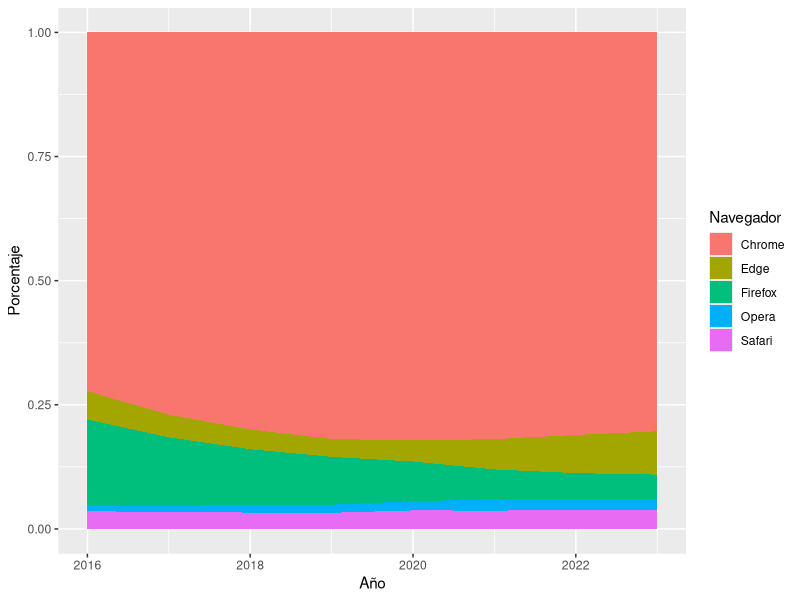

Here is the R script that generated this plot:
install.packages("tidyverse")
install.packages("lubridate")
install.packages("hms")

library(tidyverse)
library(lubridate)
library(hms)

print(read.csv("browser_stats.csv"))
str(read.csv("browser_stats.csv"))

navegadores_df <- read.csv("browser_stats.csv") %>% 
  mutate(Date=dmy(Date),
         Año=year(Date)) %>%
  select(Año,Chrome,Edge,Firefox,Safari,Opera)

navegadores_df_anual <- navegadores_df %>%
  group_by(Año) %>%
  summarise_at(vars(Chrome, Edge, Firefox, Safari, Opera), list(mean))

navegadores_df_anual_pivot <- navegadores_df_anual %>% 
  pivot_longer(cols = !Año)

navegadores_df_anual_pivot <- navegadores_df_anual_pivot %>% 
  rename(Navegador = name, Porcentaje = value)

ggplot(navegadores_df_anual_pivot, aes(x=Año,y=Porcentaje,fill=Navegador)) +
  geom_area(position = "fill")
  